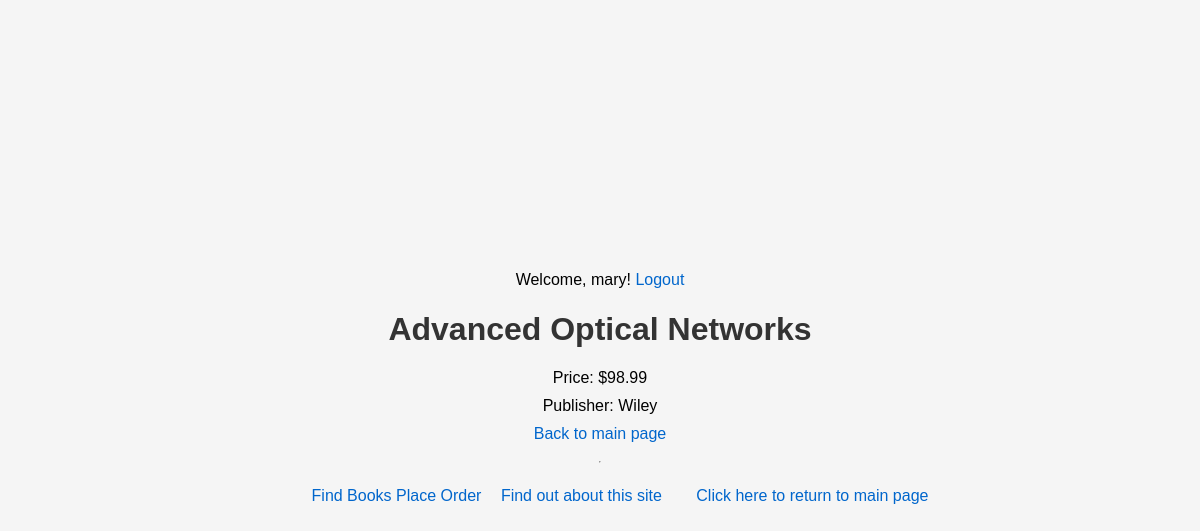
/myapp/1/ (signed in), run on the app's committed database.
### myapp/models.py (models this page shows, shortened)
class Book(models.Model):
    CATEGORY_CHOICES = [
        ('S', 'Science&Tech'),
        ('F', 'Fiction'),
        ('B', 'Biography'),
        ('T', 'Travel'),
        ('O', 'Other')
    ]
    title = models.CharField(max_length=200)
    category = models.CharField(max_length=1, choices=CATEGORY_CHOICES, default='S')
    num_pages = models.PositiveIntegerField(default=100)
    price = models.DecimalField(max_digits=10, decimal_places=2)
    publisher = models.ForeignKey(Publisher, related_name='books', on_delete=models.CASCADE)
    description = models.TextField(blank=True, null=True)
    num_reviews = models.PositiveIntegerField(default=0)

class Publisher(models.Model):
    name = models.CharField(max_length=200)
    website = models.URLField()
    city = models.CharField(max_length=20, blank=True)
    country = models.CharField(max_length=50, default='USA')

### myapp/views.py (the view)
# urls.py: path('<int:book_id>/', views.detail, name='detail'),
def detail(request, book_id):
    book = get_object_or_404(Book, pk=book_id)
    return render(request, 'myapp/detail0.html', {'book': book})

### myapp/templates/myapp/detail0.html (shortened to what this page needs)
{% extends 'myapp/base.html' %}
{% block body_block %}
    <h1>{{ book.title }}</h1>
    <p>Price: ${{ book.price }}</p>
    <p>Publisher: {{ book.publisher.name }}</p>
    <p><a href="{% url 'myapp:index' %}">Back to main page</a></p>
{% endblock %}

### myapp/templates/myapp/base.html (shortened to what this page needs)
<!DOCTYPE html>
{% load static %}
<html>
    <head>
        <link rel="stylesheet" type="text/css" href="{% static 'myapp/style.css' %}" />
    </head>
    <body>
        <div>
             {% if user.is_authenticated %}
                <p>Welcome, {{ user.username }}! <a href="{% url 'myapp:user_logout' %}">Logout</a></p>
                 {% block body_block %}* {% endblock %}
            {% else %}
                <p>You are not logged in. <a href="{% url 'myapp:user_login' %}">Login</a></p>
            {% endif %}
        </div>
        <hr />
        <div>
            <ul>
                <a href="{% url 'myapp:findbooks' %}">Find Books</a>
                <a href="{% url 'myapp:place_order' %}">Place Order</a>
                <li class="hbar1"><a href="/myapp/about/">Find out about this site</a></li>
                <li class="hbar1"><a href = "{% url 'myapp:index' %}">Click here to return to main page</a><br/></li>
            </ul>
        </div>
    </body>
</html>

### myapp/templates/myapp/static/myapp/style.css (style rules this page uses)
.hbar1 { display: inline; margin: 15px; }
body { font-family: Arial, sans-serif; margin: 0; padding: 0; display: flex; flex-direction: column; justify-content: center; align-items: center; height: 100vh; text-align: center; background-color: #f5f5f5; }
h1, h2 { color: #333; }
p { margin: 10px 0; }
a { color: #0066cc; text-decoration: none; }

### data on the page
Book: title "Advanced Optical Networks", price "98.99", publisher.name "Wiley"

### other printed values
{{ user.username }} "mary"
